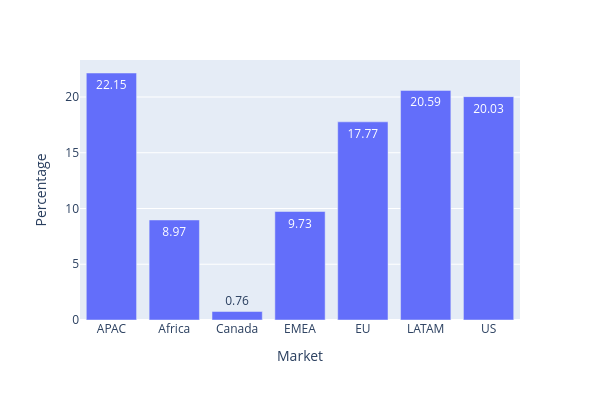

Here is the notebook cell this chart was saved with:
### Code cell
# count of Market 
market_df = count_cat_columns(df, "Market")

# Show Bar Plot
bar_plot(market_df["Market"],
         market_df["Percentage"], 
         'Market', 
         'Percentage')

### Figure 1 — Plotly figure (JSON) as saved in the notebook; plotly's stock layout.template omitted (floating-point values rounded to 4 significant figures)
{"data": [{"alignmentgroup": "True", "hovertemplate": "Market=%{x}<br>Percentage=%{y}<extra></extra>", "legendgroup": "", "marker": {"color": "#636efa", "pattern": {"shape": ""}}, "name": "", "offsetgroup": "", "orientation": "v", "showlegend": false, "textposition": "auto", "texttemplate": "%{y}", "type": "bar", "x": ["APAC", "Africa", "Canada", "EMEA", "EU", "LATAM", "US"], "xaxis": "x", "y": [22.15, 8.97, 0.76, 9.73, 17.77, 20.59, 20.03], "yaxis": "y"}], "layout": {"barmode": "relative", "height": 400, "legend": {"tracegroupgap": 0}, "margin": {"t": 60}, "width": 600, "xaxis": {"anchor": "y", "domain": [0, 1], "title": {"text": "Market"}}, "yaxis": {"anchor": "x", "domain": [0, 1], "title": {"text": "Percentage"}}}}
